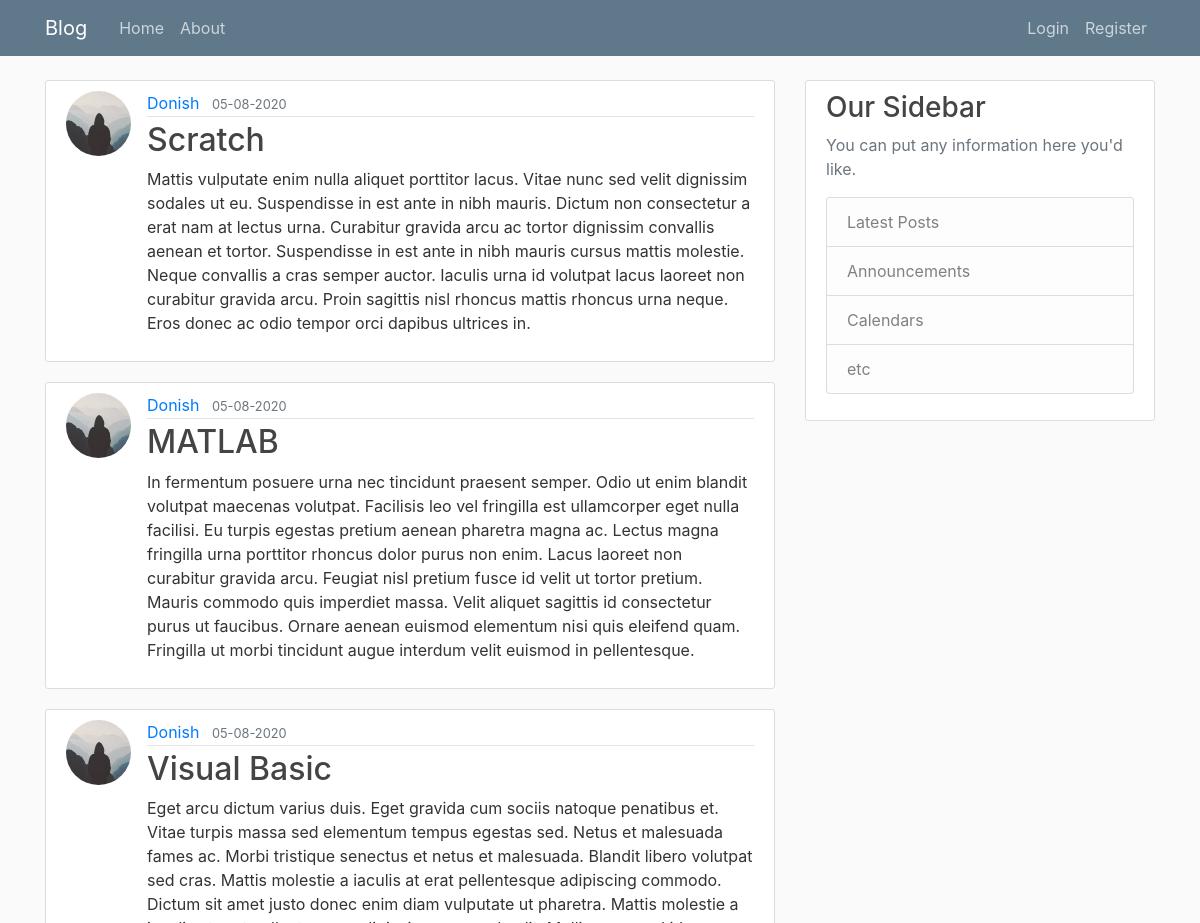
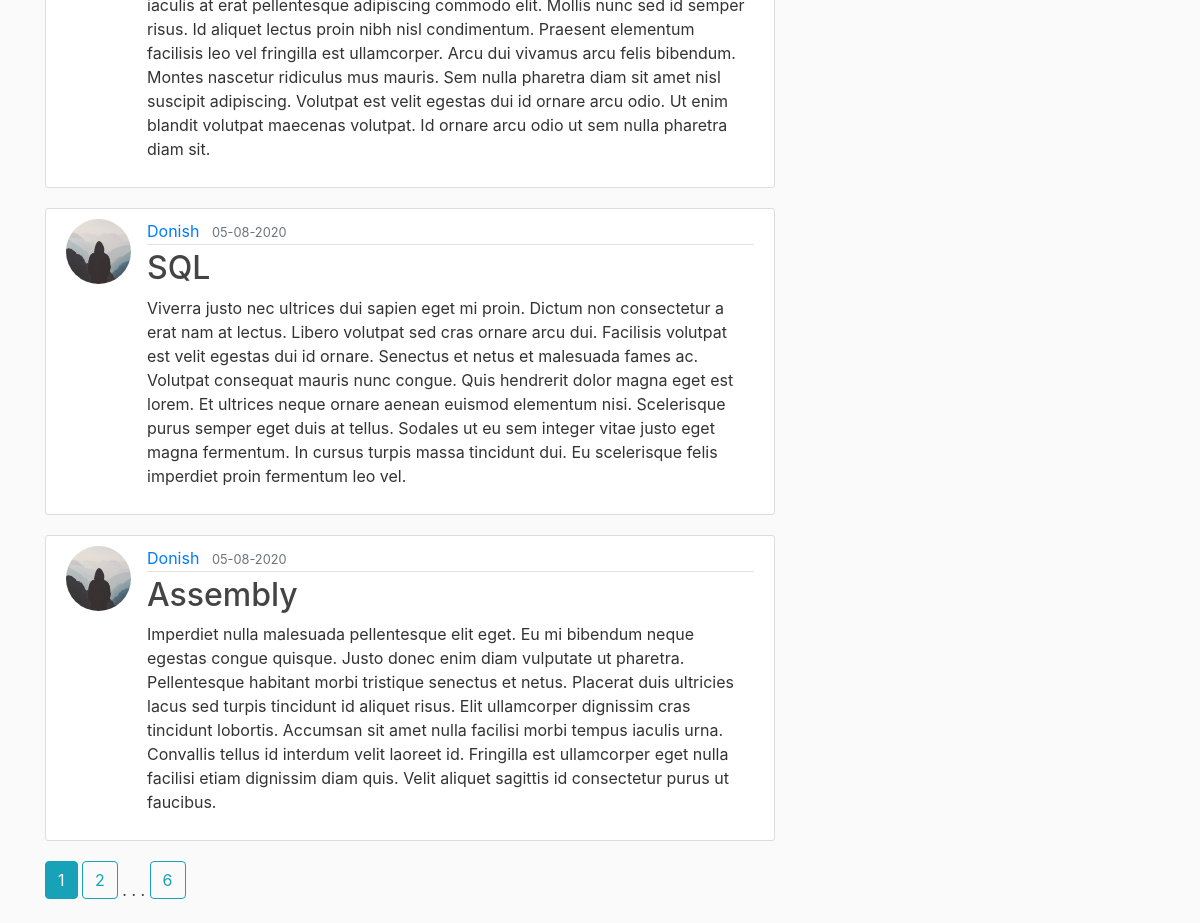
The page / on the database its author committed (2 pictures, top to bottom).
### flaskblog/models.py (models this page shows, shortened)
class Post(db.Model):
    id = db.Column(db.Integer, primary_key=True)
    title = db.Column(db.String(100), nullable=False)
    date_posted = db.Column(db.DateTime, nullable=False, default=datetime.utcnow)
    content = db.Column(db.Text, nullable=False)
    user_id = db.Column(db.Integer, db.ForeignKey('user.id'), nullable=False)

class User(db.Model, UserMixin):
    id = db.Column(db.Integer, primary_key=True)
    username = db.Column(db.String(20), unique=True, nullable=False )
    email = db.Column(db.String(120), unique=True, nullable=False)
    image_file = db.Column(db.String(20), nullable=False, default='default.jpeg')
    password = db.Column(db.String(60), nullable=False)
    posts = db.relationship('Post', backref='author', lazy=True)

### flaskblog/routes.py (the view)
@app.route('/')
def index():
    page = request.args.get('page', 1, type=int)
    posts = Post.query.order_by(Post.date_posted.desc()).paginate(page=page, per_page=5)
    return render_template('home.html', posts=posts)

### flaskblog/templates/home.html
{% extends 'layout.html' %}
{% block content %}
    {% for post in posts.items %}
        <article class="media content-section">
            <img class="rounded-circle article-img" src="{{ url_for('static', filename='profiles/' + post.author.image_file) }}">
          <div class="media-body">
            <div class="article-metadata">
              <a class="mr-2" href="{{ url_for('user_posts', username=post.author.username) }}">{{ post.author.username }}</a>
              <small class="text-muted">{{ post.date_posted.strftime('%d-%m-%Y') }}</small>
            </div>
            <h2><a class="article-title" href="{{ url_for('post', post_id=post.id) }}">{{ post.title }}</a></h2>
            <p class="article-content">{{ post.content }}</p>
          </div>
        </article>
    {% endfor %}
    {% for page_num in posts.iter_pages(left_edge=1, right_edge=1, left_current=1, right_current=2) %}
        {% if page_num %}
            {% if posts.page == page_num %}
                <a class="btn btn-info mb-4" href="{{ url_for('index', page=page_num) }}">{{ page_num }}</a>
            {% else %}
                <a class="btn btn-outline-info mb-4" href="{{ url_for('index', page=page_num) }}">{{ page_num }}</a>
            {% endif %}
        {% else %}
            .  .  .
        {% endif %}
    {% endfor %}
{% endblock content %}

### flaskblog/templates/layout.html (shortened to what this page needs)
<!DOCTYPE html>
<html lang="en">
<head>
    <link rel="stylesheet" href="https://stackpath.bootstrapcdn.com/bootstrap/4.5.0/css/bootstrap.min.css">
    <link  rel="stylesheet" type="text/css" href="{{ url_for('static', filename='main.css') }}">
</head>
<body>
    <header class="site-header">
      <nav class="navbar navbar-expand-md navbar-dark bg-steel fixed-top">
        <div class="container">
          <a class="navbar-brand mr-4" href="/">Blog</a>
          <div class="collapse navbar-collapse" id="navbarToggle">
            <div class="navbar-nav mr-auto">
              <a class="nav-item nav-link" href="{{ url_for('index') }}">Home</a>
              <a class="nav-item nav-link" href="{{ url_for('about') }}">About</a>
            </div>
            <div class="navbar-nav">
                {% if current_user.is_authenticated %}
                    <a class="nav-item nav-link" href="{{ url_for('new_post') }}">New Post</a>
                    <a class="nav-item nav-link" href="{{ url_for('account') }}">Account</a>
                    <a class="nav-item nav-link" href="{{ url_for('logout') }}">Log Out</a>
                {% else %}
                    <a class="nav-item nav-link" href="{{ url_for('login') }}">Login</a>
                    <a class="nav-item nav-link" href="{{ url_for('register') }}">Register</a>
                {% endif %}
            </div>
          </div>
        </div>
      </nav>
    </header>
    <main role="main" class="container">
      <div class="row">
        <div class="col-md-8">
            {% block content %}{% endblock %}
        </div>
        <div class="col-md-4">
          <div class="content-section">
            <h3>Our Sidebar</h3>
            <p class='text-muted'>You can put any information here you'd like.
              <ul class="list-group">
                <li class="list-group-item list-group-item-light">Latest Posts</li>
                <li class="list-group-item list-group-item-light">Announcements</li>
                <li class="list-group-item list-group-item-light">Calendars</li>
                <li class="list-group-item list-group-item-light">etc</li>
              </ul>
            </p>
          </div>
        </div>
      </div>
    </main>
</body>
</html>

### flaskblog/static/main.css (style rules this page uses)
body { background: #fafafa; color: #333333; margin-top: 5rem; }
h1, h2, h3, h4, h5, h6 { color: #444444; }
.bg-steel { background-color: #5f788a; }
.site-header .navbar-nav .nav-link { color: #cbd5db; }
.content-section { background: #ffffff; padding: 10px 20px; border: 1px solid #dddddd; border-radius: 3px; margin-bottom: 20px; }
.article-title { color: #444444; }
.article-content { white-space: pre-line; }
.article-img { height: 65px; width: 65px; margin-right: 16px; }
.article-metadata { padding-bottom: 1px; margin-bottom: 4px; border-bottom: 1px solid #e3e3e3 }

### rows shown on the page
Post: image_file (placeholder picture), author.username "Donish", date_posted "05-08-2020", title "Scratch", content "Mattis vulputate enim nulla aliquet porttitor lacus. Vitae nunc sed velit dignissim sodales ut eu. Suspendisse in est ante in nibh mauris. Dictum non consectetur a erat nam at lectus urna. Curabitur gravida arcu ac tortor dignissim convallis aenean et tortor. Suspendisse in est ante in nibh mauris cursus mattis molestie. Neque convallis a cras semper auctor. Iaculis urna id volutpat lacus laoreet non curabitur gravida arcu. Proin sagittis nisl rhoncus mattis rhoncus urna neque. Eros donec ac odio tempor orci dapibus ultrices in."
Post: image_file (placeholder picture), author.username "Donish", date_posted "05-08-2020", title "MATLAB", content "In fermentum posuere urna nec tincidunt praesent semper. Odio ut enim blandit volutpat maecenas volutpat. Facilisis leo vel fringilla est ullamcorper eget nulla facilisi. Eu turpis egestas pretium aenean pharetra magna ac. Lectus magna fringilla urna porttitor rhoncus dolor purus non enim. Lacus laoreet non curabitur gravida arcu. Feugiat nisl pretium fusce id velit ut tortor pretium. Mauris commodo quis imperdiet massa. Velit aliquet sagittis id consectetur purus ut faucibus. Ornare aenean euismod elementum nisi quis eleifend quam. Fringilla ut morbi tincidunt augue interdum velit euismod in pellentesque."
Post: image_file (placeholder picture), author.username "Donish", date_posted "05-08-2020", title "Visual Basic", content "Eget arcu dictum varius duis. Eget gravida cum sociis natoque penatibus et. Vitae turpis massa sed elementum tempus egestas sed. Netus et malesuada fames ac. Morbi tristique senectus et netus et malesuada. Blandit libero volutpat sed cras. Mattis molestie a iaculis at erat pellentesque adipiscing commodo. Dictum sit amet justo donec enim diam vulputate ut pharetra. Mattis molestie a iaculis at erat pellentesque adipiscing commodo elit. Mollis nunc sed id semper risus. Id aliquet lectus proin nibh nisl condimentum. Praesent elementum facilisis leo vel fringilla est ullamcorper. Arcu dui vivamus arcu felis bibendum. Montes nascetur ridiculus mus mauris. Sem nulla pharetra diam sit amet nisl…"
Post: image_file (placeholder picture), author.username "Donish", date_posted "05-08-2020", title "SQL", content "Viverra justo nec ultrices dui sapien eget mi proin. Dictum non consectetur a erat nam at lectus. Libero volutpat sed cras ornare arcu dui. Facilisis volutpat est velit egestas dui id ornare. Senectus et netus et malesuada fames ac. Volutpat consequat mauris nunc congue. Quis hendrerit dolor magna eget est lorem. Et ultrices neque ornare aenean euismod elementum nisi. Scelerisque purus semper eget duis at tellus. Sodales ut eu sem integer vitae justo eget magna fermentum. In cursus turpis massa tincidunt dui. Eu scelerisque felis imperdiet proin fermentum leo vel."
Post: image_file (placeholder picture), author.username "Donish", date_posted "05-08-2020", title "Assembly", content "Imperdiet nulla malesuada pellentesque elit eget. Eu mi bibendum neque egestas congue quisque. Justo donec enim diam vulputate ut pharetra. Pellentesque habitant morbi tristique senectus et netus. Placerat duis ultricies lacus sed turpis tincidunt id aliquet risus. Elit ullamcorper dignissim cras tincidunt lobortis. Accumsan sit amet nulla facilisi morbi tempus iaculis urna. Convallis tellus id interdum velit laoreet id. Fringilla est ullamcorper eget nulla facilisi etiam dignissim diam quis. Velit aliquet sagittis id consectetur purus ut faucibus."

### other values the page prints
{{ page_num }} "1"
{{ page_num }} "2" "6"
